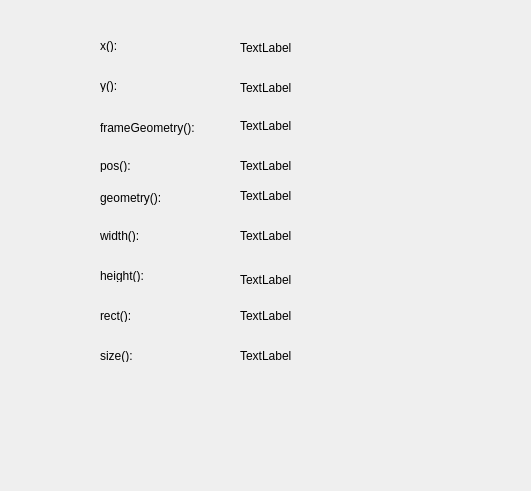
<?xml version="1.0" encoding="UTF-8"?>
<ui version="4.0">
 <class>Dialog</class>
 <widget class="QDialog" name="Dialog">
  <property name="geometry">
   <rect>
    <x>0</x>
    <y>0</y>
    <width>531</width>
    <height>491</height>
   </rect>
  </property>
  <property name="windowTitle">
   <string>Dialog</string>
  </property>
  <widget class="QLabel" name="xLabel1">
   <property name="geometry">
    <rect>
     <x>100</x>
     <y>40</y>
     <width>54</width>
     <height>12</height>
    </rect>
   </property>
   <property name="text">
    <string>x():</string>
   </property>
  </widget>
  <widget class="QLabel" name="yLabel1">
   <property name="geometry">
    <rect>
     <x>100</x>
     <y>80</y>
     <width>54</width>
     <height>12</height>
    </rect>
   </property>
   <property name="text">
    <string>y():</string>
   </property>
  </widget>
  <widget class="QLabel" name="frameGeometry1">
   <property name="geometry">
    <rect>
     <x>100</x>
     <y>120</y>
     <width>101</width>
     <height>16</height>
    </rect>
   </property>
   <property name="text">
    <string>frameGeometry():</string>
   </property>
  </widget>
  <widget class="QLabel" name="label_4">
   <property name="geometry">
    <rect>
     <x>100</x>
     <y>160</y>
     <width>54</width>
     <height>12</height>
    </rect>
   </property>
   <property name="text">
    <string>pos():</string>
   </property>
  </widget>
  <widget class="QLabel" name="label_5">
   <property name="geometry">
    <rect>
     <x>100</x>
     <y>190</y>
     <width>81</width>
     <height>16</height>
    </rect>
   </property>
   <property name="text">
    <string>geometry():</string>
   </property>
  </widget>
  <widget class="QLabel" name="label_6">
   <property name="geometry">
    <rect>
     <x>100</x>
     <y>230</y>
     <width>54</width>
     <height>12</height>
    </rect>
   </property>
   <property name="text">
    <string>width():</string>
   </property>
  </widget>
  <widget class="QLabel" name="label_7">
   <property name="geometry">
    <rect>
     <x>100</x>
     <y>270</y>
     <width>54</width>
     <height>12</height>
    </rect>
   </property>
   <property name="text">
    <string>height():</string>
   </property>
  </widget>
  <widget class="QLabel" name="label_8">
   <property name="geometry">
    <rect>
     <x>100</x>
     <y>310</y>
     <width>54</width>
     <height>12</height>
    </rect>
   </property>
   <property name="text">
    <string>rect():</string>
   </property>
  </widget>
  <widget class="QLabel" name="label_9">
   <property name="geometry">
    <rect>
     <x>100</x>
     <y>350</y>
     <width>54</width>
     <height>12</height>
    </rect>
   </property>
   <property name="text">
    <string>size():</string>
   </property>
  </widget>
  <widget class="QLabel" name="xLabel">
   <property name="geometry">
    <rect>
     <x>240</x>
     <y>40</y>
     <width>140</width>
     <height>16</height>
    </rect>
   </property>
   <property name="minimumSize">
    <size>
     <width>140</width>
     <height>0</height>
    </size>
   </property>
   <property name="maximumSize">
    <size>
     <width>140</width>
     <height>16777215</height>
    </size>
   </property>
   <property name="text">
    <string>TextLabel</string>
   </property>
  </widget>
  <widget class="QLabel" name="yLabel">
   <property name="geometry">
    <rect>
     <x>240</x>
     <y>80</y>
     <width>140</width>
     <height>16</height>
    </rect>
   </property>
   <property name="minimumSize">
    <size>
     <width>140</width>
     <height>0</height>
    </size>
   </property>
   <property name="maximumSize">
    <size>
     <width>140</width>
     <height>16777215</height>
    </size>
   </property>
   <property name="text">
    <string>TextLabel</string>
   </property>
  </widget>
  <widget class="QLabel" name="frameGeometry">
   <property name="geometry">
    <rect>
     <x>240</x>
     <y>120</y>
     <width>140</width>
     <height>12</height>
    </rect>
   </property>
   <property name="minimumSize">
    <size>
     <width>140</width>
     <height>0</height>
    </size>
   </property>
   <property name="maximumSize">
    <size>
     <width>140</width>
     <height>16777215</height>
    </size>
   </property>
   <property name="text">
    <string>TextLabel</string>
   </property>
  </widget>
  <widget class="QLabel" name="pos">
   <property name="geometry">
    <rect>
     <x>240</x>
     <y>160</y>
     <width>140</width>
     <height>12</height>
    </rect>
   </property>
   <property name="minimumSize">
    <size>
     <width>140</width>
     <height>0</height>
    </size>
   </property>
   <property name="maximumSize">
    <size>
     <width>140</width>
     <height>16777215</height>
    </size>
   </property>
   <property name="text">
    <string>TextLabel</string>
   </property>
  </widget>
  <widget class="QLabel" name="geometry">
   <property name="geometry">
    <rect>
     <x>240</x>
     <y>190</y>
     <width>140</width>
     <height>12</height>
    </rect>
   </property>
   <property name="minimumSize">
    <size>
     <width>140</width>
     <height>0</height>
    </size>
   </property>
   <property name="maximumSize">
    <size>
     <width>140</width>
     <height>16777215</height>
    </size>
   </property>
   <property name="text">
    <string>TextLabel</string>
   </property>
  </widget>
  <widget class="QLabel" name="width">
   <property name="geometry">
    <rect>
     <x>240</x>
     <y>230</y>
     <width>140</width>
     <height>12</height>
    </rect>
   </property>
   <property name="minimumSize">
    <size>
     <width>140</width>
     <height>0</height>
    </size>
   </property>
   <property name="maximumSize">
    <size>
     <width>140</width>
     <height>16777215</height>
    </size>
   </property>
   <property name="text">
    <string>TextLabel</string>
   </property>
  </widget>
  <widget class="QLabel" name="height">
   <property name="geometry">
    <rect>
     <x>240</x>
     <y>270</y>
     <width>140</width>
     <height>20</height>
    </rect>
   </property>
   <property name="minimumSize">
    <size>
     <width>140</width>
     <height>0</height>
    </size>
   </property>
   <property name="maximumSize">
    <size>
     <width>140</width>
     <height>16777215</height>
    </size>
   </property>
   <property name="text">
    <string>TextLabel</string>
   </property>
  </widget>
  <widget class="QLabel" name="rect">
   <property name="geometry">
    <rect>
     <x>240</x>
     <y>310</y>
     <width>140</width>
     <height>12</height>
    </rect>
   </property>
   <property name="minimumSize">
    <size>
     <width>140</width>
     <height>0</height>
    </size>
   </property>
   <property name="maximumSize">
    <size>
     <width>140</width>
     <height>16777215</height>
    </size>
   </property>
   <property name="text">
    <string>TextLabel</string>
   </property>
  </widget>
  <widget class="QLabel" name="size">
   <property name="geometry">
    <rect>
     <x>240</x>
     <y>350</y>
     <width>140</width>
     <height>12</height>
    </rect>
   </property>
   <property name="minimumSize">
    <size>
     <width>140</width>
     <height>0</height>
    </size>
   </property>
   <property name="maximumSize">
    <size>
     <width>140</width>
     <height>16777215</height>
    </size>
   </property>
   <property name="text">
    <string>TextLabel</string>
   </property>
  </widget>
 </widget>
 <resources/>
 <connections/>
</ui>
